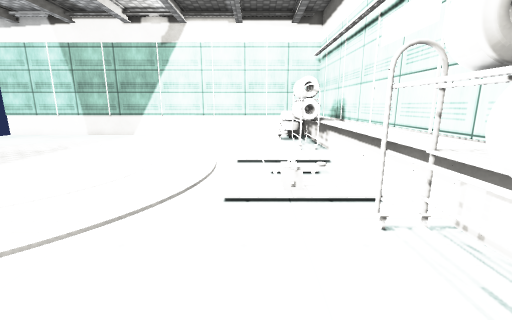
view 1 (above)

13 first-person views from a walk through a scene from a Unity 3-D project. The camera is 1.4 m above the floor, tilts 12° down and sees 90° across. The floor is counted in squares, 0.5 m on a side. Each view is taken from the middle of a square. On the plan, view 1 faces up. The plan holds only what a view shows up to about 19 squares ahead; the rest is blank. Surface patterns are stand-ins for the level's own textures.

view 2
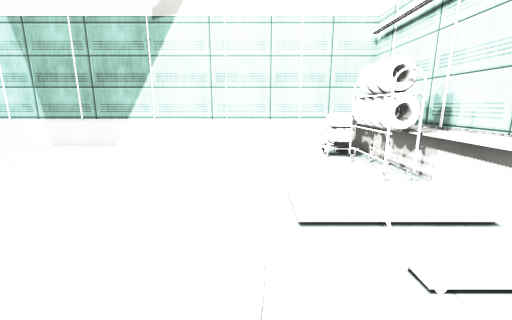

view 3
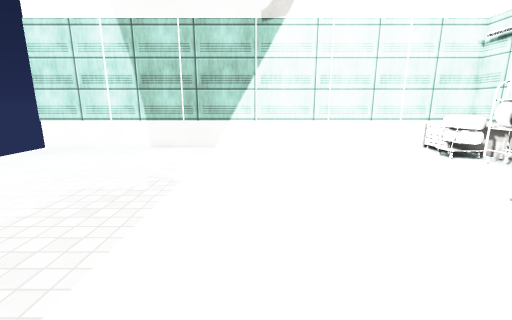

view 4
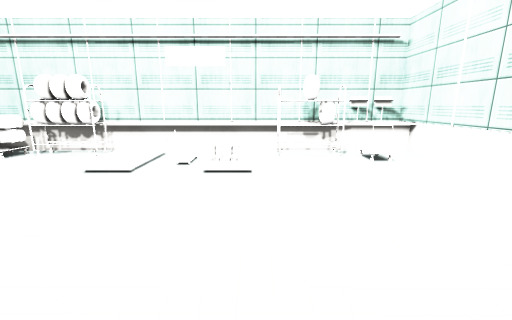

view 5
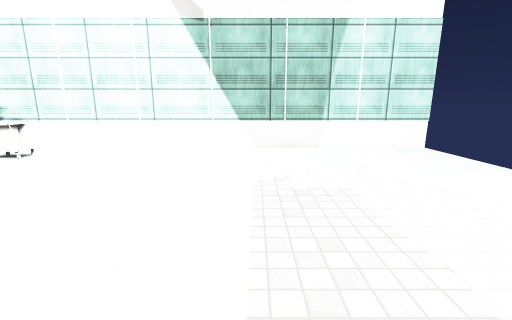

view 6
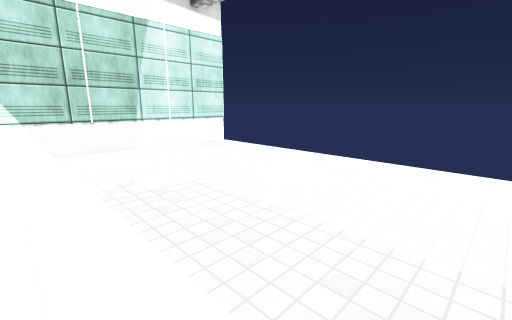

view 7
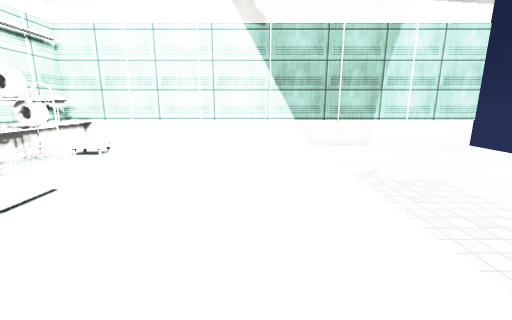

view 8
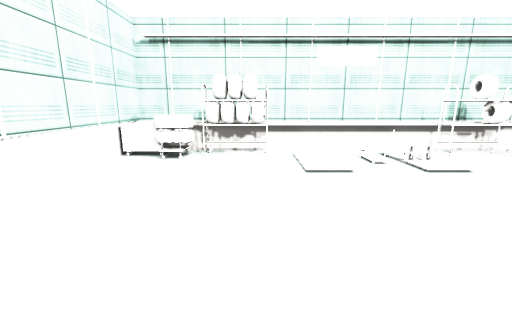

view 9
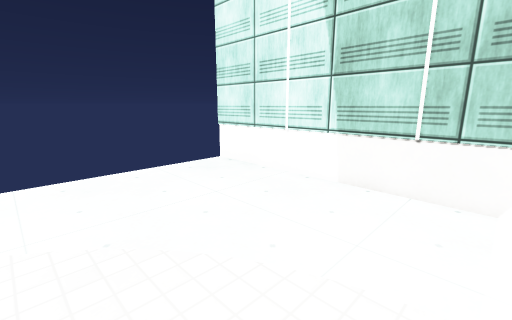

view 10
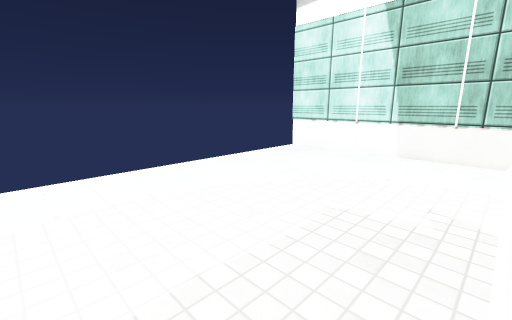

view 11
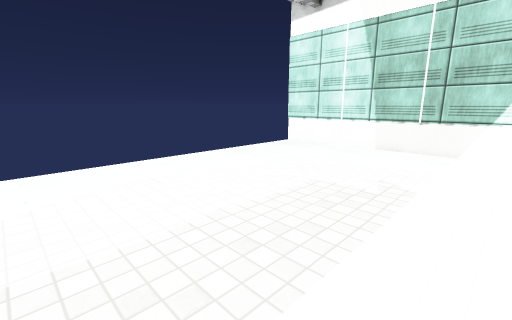

view 12
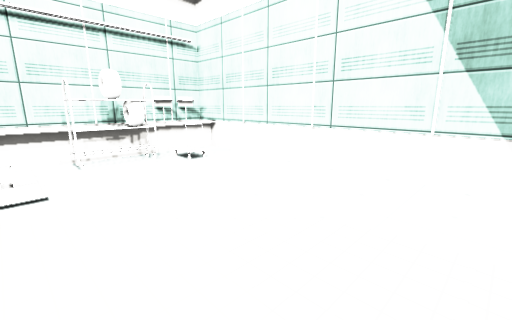

view 13
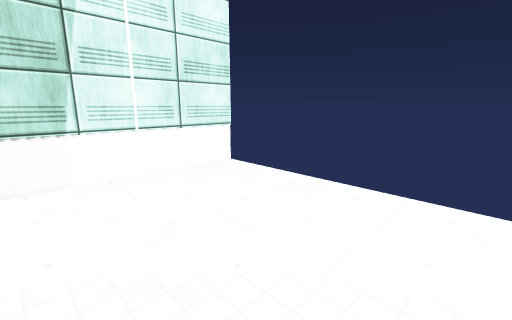

### Floor plan
Key: @ floor where view 1 was taken; # wall or solid block; . floor; / step, stairs or slope; = window, fence, low wall or low ledge; ^ raised ledge; O other object.
Columns run from 24 left of view 1 to 6 right of it. Each row starts with its distance up from view 1.
 25 ###############################
 24  ..........................OO^#
 23  .........................#O ^#
 22  .........................# O^#
 21  .........................#O^^#
 20  ..........................O#^#
 19  ..........................O#^#
 18  ..........................O#^#
 17  ..........................O#^#
 16  ..........................#^^#
 15  ...........................^^#
 14  ...........................^^#
 13  ...........................^^#
 12  ...........................^^#
 11  .......................=///^^#
 10  ...........................^^#
  9  ...........................^^#
  8  ...........................^^#
  7  ...........................^^#
  6  ...........................^^#
  5  ...........................^^#
  4  ..........................O#^#
  3  ..........................O#^#
  2  ..........................#^^#
  1  .........................O/^^#
  0  .......................@.O/^##
 -1  ...........................^##
 -2  ...........................^^#
 -3 ###############################

Where each view was taken, in squares from view 1:
view 1: 0 up, 0 right, facing up
view 2: 7 up, 2 left, facing up
view 3: 7 up, 9 left, facing up
view 4: 7 up, 12 left, facing right
view 5: 15 up, 12 left, facing down
view 6: 15 up, 10 left, facing down-left
view 7: 16 up, 8 left, facing down
view 8: 17 up, 12 left, facing right
view 9: 16 up, 12 left, facing up-left
view 10: 9 up, 12 left, facing up-left
view 11: 7 up, 10 left, facing up-left
view 12: 8 up, 11 left, facing down-right
view 13: 8 up, 15 left, facing down-left
